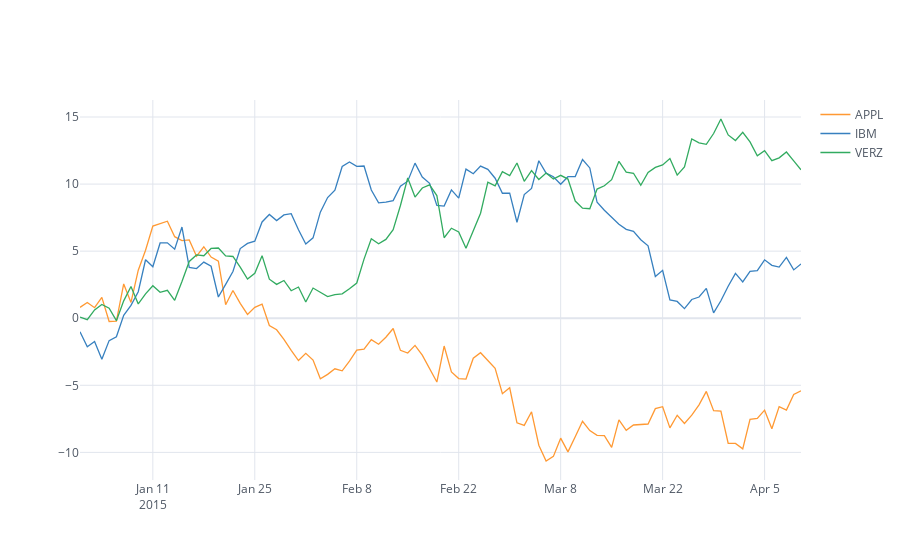

Notebook code for this chart:
### Markdown cell above
### Customizing Themes

We can pass a **theme** to the **iplot** function. 
3 themes are available, but you can create your own
* Solar
* Pearl (Default)
* White

### Code cell
df[['APPL','IBM','VERZ']].iplot(theme='white',filename='Tutorial White')
